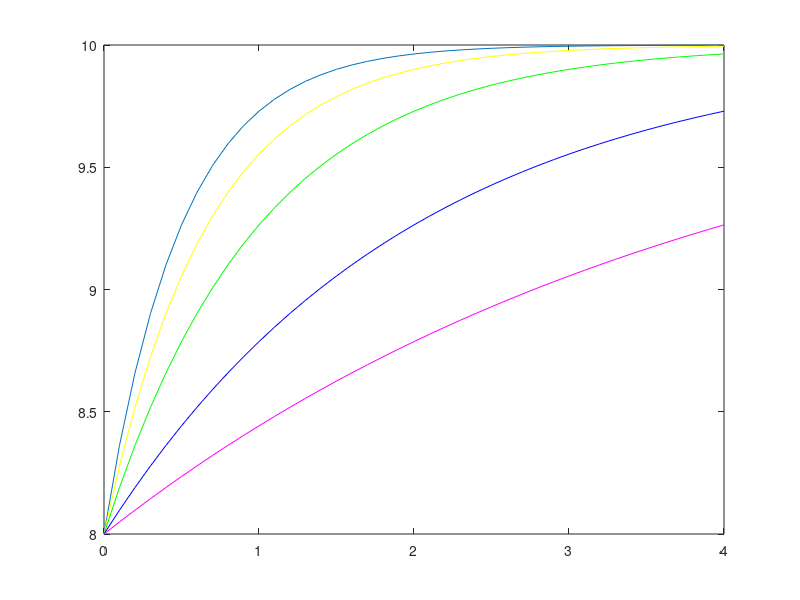

Write the MATLAB code that produced this figure. (Note: this script raises an error after producing the figure.)
%% In-class Assignment 2 - Heat Transfer Analysis
% Lucas Weed
% ENG 101-03
% 01/29/2018
%
%% Part 1 - R/L Current (Inductive Circuit)
clc;
clear all;

% Variables
time = 0:.1:4; % Time in seconds, intervals of .1 second

R1 = 4;   % Resistance = 4 Ohms
R2 = 3;   % Resistance = 3 Ohms
R3 = 2;   % Resistance = 2 Ohms
R4 = 1;   % Resistance = 1 Ohms
R5 = 0.5; % Resistance = 0.5 Ohms

L = 2; % Inductance = 2 Henrys

% Calculations
i1 = 10-2*(exp(-(R1/L)*time)); % Amperes when R = 4
i2 = 10-2*(exp(-(R2/L)*time)); % Amperes when R = 3
i3 = 10-2*(exp(-(R3/L)*time)); % Amperes when R = 2
i4 = 10-2*(exp(-(R4/L)*time)); % Amperes when R = 1
i5 = 10-2*(exp(-(R5/L)*time)); % Amperes when R = 0.5

% Plotting
p = plot(time, i1, time, i2, 'y', time, i3,  'g', time, i4, 'b', time, i5, 'm');

% Make the graphs good looking colors
p(1).Color = '[.9, 0, 0]';  % Line one is red
p(2).Color = '[1, .5, 0]';  % Line one is orange
p(3).Color = '[1, .9, 0]';  % Line one is yellow
p(4).Color = '[0, .75, 0]'; % Line one is green
p(5).Color = '[0, 0, .75]'; % Line one is blue

% Give the graphs different looking markers
p(1).Marker = 'o'; % Line one has circles
p(2).Marker = '*'; % Line one has an asterisk
p(3).Marker = 's'; % Line one has squares
p(4).Marker = '+'; % Line one has a plus sign
p(5).Marker = '^'; % Line one has triangles

% Label things
title('Current running through R/L circuit'); % Graph title
xlabel('Time (t) in seconds'); % X-axis label
ylabel('Current [i(t)] in Amperes'); % Y axis label
legend('4 Ohms', '3 Ohms', '2 Ohms', '1 Ohms', '0.5 Ohms', 'location', 'southeast');


%% Part 2 - COE Enrollment
clc;
clear all;

% Enrollment for each major in the COE
AE = 148; % Aerospace
CHE = 56; % Chemical
CE = 29;  % Civil
CPE = 73; % Computer
EE = 30;  % Electrical
ISE = 13; % Industrial Systems
ME = 143; % Mechanical
OPE = 4;  % Optics
UND = 50; % Undecided

% Vectors for Pie chart
Total_Enrollemt = [AE, CHE, CE, CPE, EE, ISE, ME, OPE, UND]; % Data points
labels = {'Aerospace', 'Chemical', 'Civil', 'Computer', 'Electrical', 'Industrial Systems', 'Mechanical', 'Optical', 'Undecided'}; % Labels

% Plot
pie(Total_Enrollemt, labels);
title('Enrollment by major in the College of Engineering at UAH during 2015');